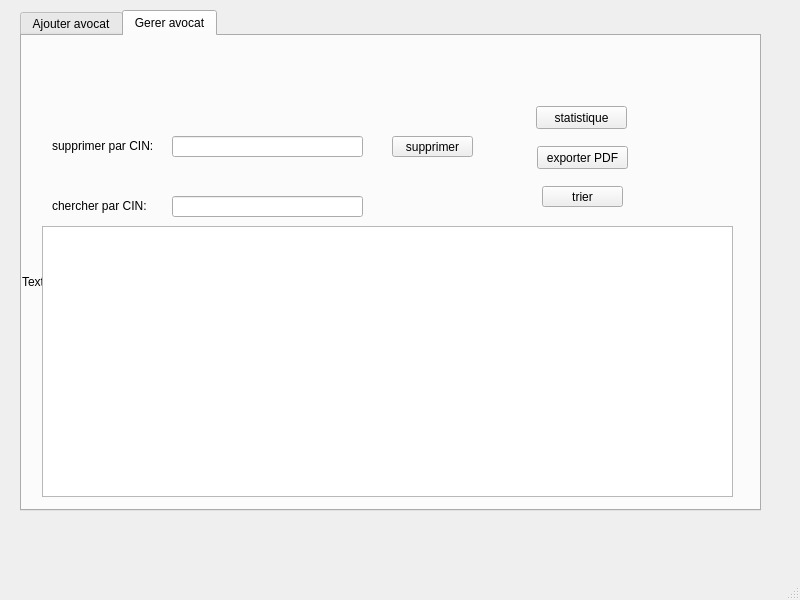
<?xml version="1.0" encoding="UTF-8"?>
<ui version="4.0">
 <class>Avocat_inter</class>
 <widget class="QMainWindow" name="Avocat_inter">
  <property name="geometry">
   <rect>
    <x>0</x>
    <y>0</y>
    <width>800</width>
    <height>600</height>
   </rect>
  </property>
  <property name="windowTitle">
   <string>MainWindow</string>
  </property>
  <widget class="QWidget" name="centralwidget">
   <widget class="QTabWidget" name="tabWidget">
    <property name="geometry">
     <rect>
      <x>20</x>
      <y>10</y>
      <width>741</width>
      <height>501</height>
     </rect>
    </property>
    <property name="currentIndex">
     <number>1</number>
    </property>
    <widget class="QWidget" name="tab">
     <attribute name="title">
      <string>Ajouter avocat</string>
     </attribute>
     <widget class="QGroupBox" name="groupBox">
      <property name="geometry">
       <rect>
        <x>0</x>
        <y>0</y>
        <width>561</width>
        <height>331</height>
       </rect>
      </property>
      <property name="title">
       <string>ajout</string>
      </property>
      <widget class="QLabel" name="label_3">
       <property name="geometry">
        <rect>
         <x>90</x>
         <y>90</y>
         <width>47</width>
         <height>14</height>
        </rect>
       </property>
       <property name="text">
        <string>Nom:</string>
       </property>
      </widget>
      <widget class="QLabel" name="label_7">
       <property name="geometry">
        <rect>
         <x>90</x>
         <y>130</y>
         <width>47</width>
         <height>14</height>
        </rect>
       </property>
       <property name="text">
        <string>Prénom:</string>
       </property>
      </widget>
      <widget class="QLabel" name="label_8">
       <property name="geometry">
        <rect>
         <x>90</x>
         <y>250</y>
         <width>141</width>
         <height>16</height>
        </rect>
       </property>
       <property name="text">
        <string>Numéro de téléphone:</string>
       </property>
      </widget>
      <widget class="QLabel" name="label_9">
       <property name="geometry">
        <rect>
         <x>90</x>
         <y>210</y>
         <width>47</width>
         <height>14</height>
        </rect>
       </property>
       <property name="text">
        <string>Adresse:</string>
       </property>
      </widget>
      <widget class="QLabel" name="label_10">
       <property name="geometry">
        <rect>
         <x>90</x>
         <y>170</y>
         <width>47</width>
         <height>14</height>
        </rect>
       </property>
       <property name="text">
        <string>Mail:</string>
       </property>
      </widget>
      <widget class="QLineEdit" name="le_id_av">
       <property name="geometry">
        <rect>
         <x>240</x>
         <y>50</y>
         <width>113</width>
         <height>20</height>
        </rect>
       </property>
      </widget>
      <widget class="QLineEdit" name="le_nom_av">
       <property name="geometry">
        <rect>
         <x>240</x>
         <y>90</y>
         <width>113</width>
         <height>20</height>
        </rect>
       </property>
      </widget>
      <widget class="QLineEdit" name="le_prenom_av">
       <property name="geometry">
        <rect>
         <x>240</x>
         <y>130</y>
         <width>113</width>
         <height>20</height>
        </rect>
       </property>
      </widget>
      <widget class="QLineEdit" name="le_mail_av_2">
       <property name="geometry">
        <rect>
         <x>240</x>
         <y>170</y>
         <width>113</width>
         <height>20</height>
        </rect>
       </property>
      </widget>
      <widget class="QLineEdit" name="le_adresse_av">
       <property name="geometry">
        <rect>
         <x>240</x>
         <y>210</y>
         <width>113</width>
         <height>20</height>
        </rect>
       </property>
      </widget>
      <widget class="QLineEdit" name="le_num_tel_av">
       <property name="geometry">
        <rect>
         <x>240</x>
         <y>250</y>
         <width>113</width>
         <height>20</height>
        </rect>
       </property>
      </widget>
      <widget class="QPushButton" name="pb_ajouter">
       <property name="geometry">
        <rect>
         <x>400</x>
         <y>170</y>
         <width>75</width>
         <height>23</height>
        </rect>
       </property>
       <property name="text">
        <string>Ajouter</string>
       </property>
      </widget>
      <widget class="QLabel" name="label_2">
       <property name="geometry">
        <rect>
         <x>90</x>
         <y>50</y>
         <width>47</width>
         <height>14</height>
        </rect>
       </property>
       <property name="text">
        <string>CIN:</string>
       </property>
      </widget>
      <widget class="QPushButton" name="pb_modifier">
       <property name="geometry">
        <rect>
         <x>400</x>
         <y>220</y>
         <width>75</width>
         <height>23</height>
        </rect>
       </property>
       <property name="text">
        <string>modifier</string>
       </property>
      </widget>
      <widget class="QLabel" name="label_5">
       <property name="geometry">
        <rect>
         <x>80</x>
         <y>290</y>
         <width>161</width>
         <height>16</height>
        </rect>
       </property>
       <property name="text">
        <string>Nombres d'affaires gagnés:</string>
       </property>
      </widget>
      <widget class="QLineEdit" name="le_nb_aff_g_av">
       <property name="geometry">
        <rect>
         <x>240</x>
         <y>290</y>
         <width>113</width>
         <height>20</height>
        </rect>
       </property>
      </widget>
     </widget>
     <widget class="QLabel" name="label_av4">
      <property name="geometry">
       <rect>
        <x>-55</x>
        <y>0</y>
        <width>791</width>
        <height>481</height>
       </rect>
      </property>
      <property name="text">
       <string>TextLabel</string>
      </property>
     </widget>
     <zorder>label_av4</zorder>
     <zorder>groupBox</zorder>
    </widget>
    <widget class="QWidget" name="tab_2">
     <attribute name="title">
      <string>Gerer avocat</string>
     </attribute>
     <widget class="QTableView" name="tab_avocat">
      <property name="geometry">
       <rect>
        <x>20</x>
        <y>190</y>
        <width>691</width>
        <height>271</height>
       </rect>
      </property>
     </widget>
     <widget class="QPushButton" name="pb_supprimer">
      <property name="geometry">
       <rect>
        <x>370</x>
        <y>100</y>
        <width>81</width>
        <height>21</height>
       </rect>
      </property>
      <property name="text">
       <string>supprimer</string>
      </property>
     </widget>
     <widget class="QLabel" name="label">
      <property name="geometry">
       <rect>
        <x>30</x>
        <y>100</y>
        <width>131</width>
        <height>20</height>
       </rect>
      </property>
      <property name="text">
       <string>supprimer par CIN:</string>
      </property>
     </widget>
     <widget class="QLabel" name="label_4">
      <property name="geometry">
       <rect>
        <x>30</x>
        <y>160</y>
        <width>111</width>
        <height>20</height>
       </rect>
      </property>
      <property name="text">
       <string>chercher par CIN:</string>
      </property>
     </widget>
     <widget class="QLineEdit" name="le_id_cher">
      <property name="geometry">
       <rect>
        <x>150</x>
        <y>160</y>
        <width>191</width>
        <height>21</height>
       </rect>
      </property>
     </widget>
     <widget class="QLineEdit" name="le_id_supp">
      <property name="geometry">
       <rect>
        <x>150</x>
        <y>100</y>
        <width>191</width>
        <height>21</height>
       </rect>
      </property>
     </widget>
     <widget class="QPushButton" name="pb_stat">
      <property name="geometry">
       <rect>
        <x>514</x>
        <y>70</y>
        <width>91</width>
        <height>23</height>
       </rect>
      </property>
      <property name="text">
       <string>statistique</string>
      </property>
     </widget>
     <widget class="QPushButton" name="pb_pdf">
      <property name="geometry">
       <rect>
        <x>515</x>
        <y>110</y>
        <width>91</width>
        <height>23</height>
       </rect>
      </property>
      <property name="text">
       <string>exporter PDF</string>
      </property>
     </widget>
     <widget class="QPushButton" name="pb_trier">
      <property name="geometry">
       <rect>
        <x>520</x>
        <y>150</y>
        <width>81</width>
        <height>21</height>
       </rect>
      </property>
      <property name="text">
       <string>trier</string>
      </property>
     </widget>
     <widget class="QLabel" name="label_av">
      <property name="geometry">
       <rect>
        <x>0</x>
        <y>0</y>
        <width>751</width>
        <height>491</height>
       </rect>
      </property>
      <property name="text">
       <string>TextLabel</string>
      </property>
     </widget>
     <zorder>label_av</zorder>
     <zorder>tab_avocat</zorder>
     <zorder>pb_supprimer</zorder>
     <zorder>label</zorder>
     <zorder>label_4</zorder>
     <zorder>le_id_cher</zorder>
     <zorder>le_id_supp</zorder>
     <zorder>pb_stat</zorder>
     <zorder>pb_pdf</zorder>
     <zorder>pb_trier</zorder>
    </widget>
   </widget>
  </widget>
  <widget class="QMenuBar" name="menubar">
   <property name="geometry">
    <rect>
     <x>0</x>
     <y>0</y>
     <width>800</width>
     <height>26</height>
    </rect>
   </property>
  </widget>
  <widget class="QStatusBar" name="statusbar"/>
 </widget>
 <resources/>
 <connections/>
</ui>
